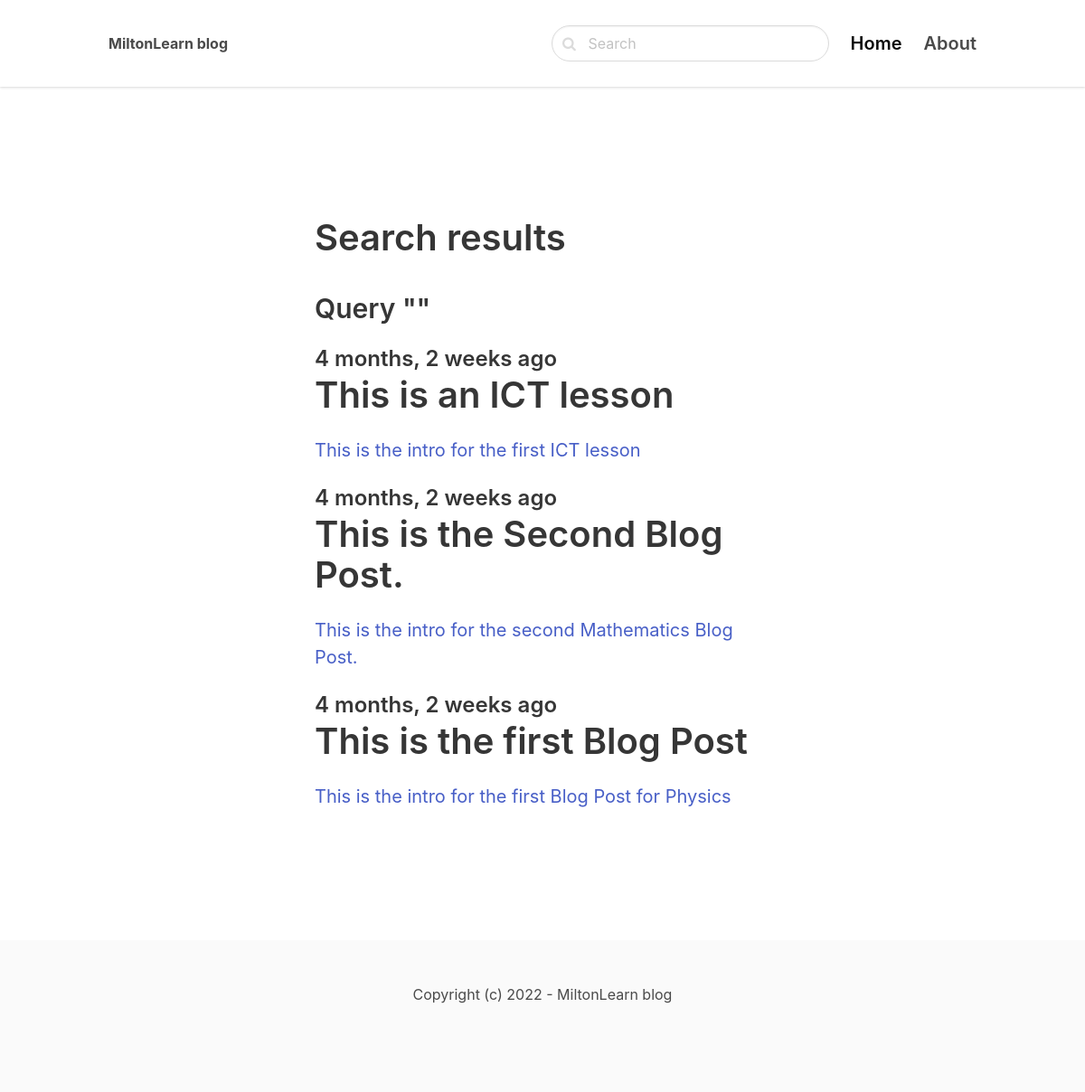
The app's page /search/ with its own data.
### blog/models.py (models this page shows, shortened)
class Post(models.Model):
    ACTIVE = 'active'
    DRAFT = 'draft'
    CHOICES_STATUS = [
        (ACTIVE, 'Active'),
        (DRAFT, 'Draft')
    ]
    category = models.ForeignKey(Category, related_name='posts', on_delete=models.CASCADE)
    title = models.CharField(max_length=255)
    slug = models.SlugField()
    intro = models.TextField()
    body = models.TextField()
    created_at = models.DateTimeField(auto_now_add=True)
    status = models.CharField(max_length=10, choices=CHOICES_STATUS, default=DRAFT)
    image = models.ImageField(upload_to='uploads/', blank=True, null=True)
    class Meta:
        ordering = ['-created_at']

### blog/views.py (the view)
# urls.py: path('search/',views.search, name="search"),
def search(request):
    query = request.GET.get('query', '')
    posts = Post.objects.filter(status=Post.ACTIVE).filter(Q(title__icontains=query) | Q(intro__icontains=query) | Q(body__icontains=query))
    return render(request, 'blog/search.html', {'posts' : posts, 'query' : query })

### blog/templates/blog/search.html (shortened to what this page needs)
{% extends 'core/base.html' %}
{% block content %}
    <section class="hero">
        <div class="hero-body">
            <div class="container">
                <section class="section">
                    <div class="columns">
                        <div class="column is-8 is-offset-2">
                            <div class="content is-medium">
                                <h1>Search results</h1>
                                <h3>Query "{{ query }}"</h3>
                            </div>
                            {% for post in posts %}
                                <div class="content is-medium">
                                    <a href="{% url 'post_detail' post.category.slug post.slug %}">
                                        <h2 class="subtitle is-4">{{ post.created_at|timesince }} ago</h2>
                                        <h1 class="title">{{ post.title }}</h1>
                                        <p>{{ post.intro }}</p>
                                    </a>
                                </div>
                            {% empty %}
                                <div class="content">
                                    <p>No result for the given query...</p>
                                </div>
                            {% endfor %}
                        </div>
                    </div>
                </section>
            </div>
        </div>
    </section>
{% endblock %}

### records on screen
Post: created_at "4 months, 2 weeks", title "This is an ICT lesson", intro "This is the intro for the first ICT lesson"
Post: created_at "4 months, 2 weeks", title "This is the Second Blog Post.", intro "This is the intro for the second Mathematics Blog Post."
Post: created_at "4 months, 2 weeks", title "This is the first Blog Post", intro "This is the intro for the first Blog Post for Physics"
